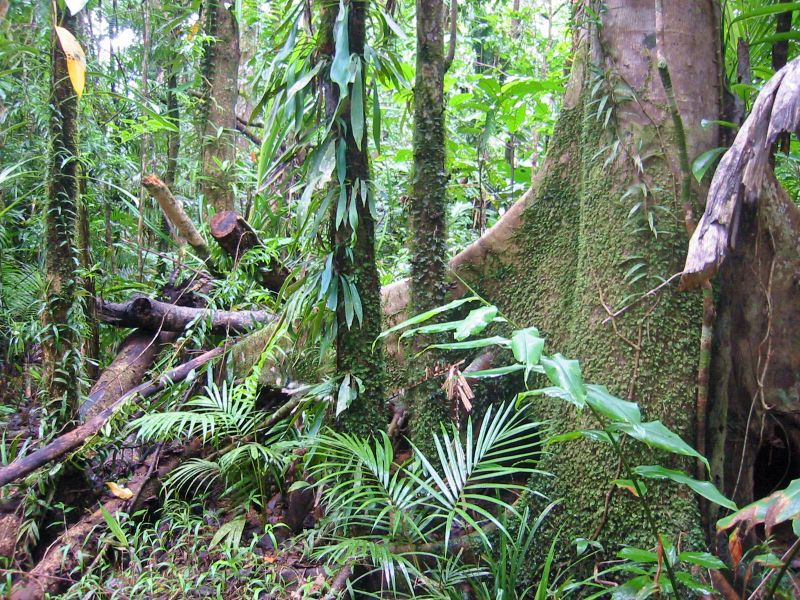
#> input picture 0.basics/images/image_in_image/Rainforest.png, 800 x 600 px
$ python opencv.py
#> lines starting #> are read from the running program, lines starting #| are printed output that depends on the picture; long printed decimals are rounded
import cv2


def get_coords_in_image(name_outer: str, name_inner: str) -> tuple[int, int] | None:
    """Detects the closest thing, even when image is not there."""
#> called with name_outer = 'Rainforest.png', name_inner = 'Yellowing-leaf.png'
    outer = cv2.imread(name_outer)
#> outer is the input picture: shape (600, 800, 3); mean B, G, R 97.7, 122.6, 106.6
    inner = cv2.imread(name_inner)
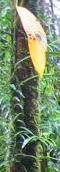
#> input picture 0.basics/images/image_in_image/Yellowing-leaf.png, 60 x 172 px
#> inner is the input picture: shape (172, 60, 3); mean B, G, R 107.8, 138.1, 119

    result = cv2.matchTemplate(outer, inner, cv2.TM_CCOEFF_NORMED)
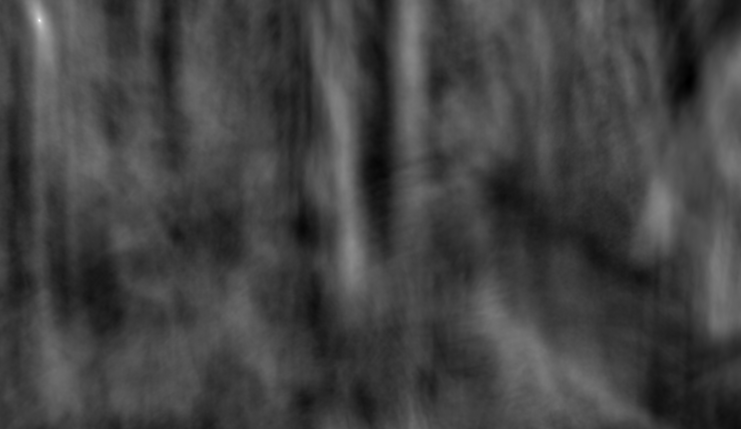
#> result: shape (429, 741) float32; min -0.307, max 1, mean 0.0359; drawn with min black and max white
    min_val, max_val, min_loc, max_loc = cv2.minMaxLoc(result)
#> min_val = -0.307; max_val = 1; min_loc = (688, 81); max_loc = (39, 20)
    print(min_val, max_val, min_loc, max_loc)
#| -0.3073 1 (688, 81) (39, 20)

    return max_loc if max_val > 0.8 else None


def main() -> None:
    print(get_coords_in_image("Rainforest.png", "Yellowing-leaf.png"))
    print(get_coords_in_image("Rainforest.png", "Filtered-Yellowing-leaf.png"))
#> call 2 of get_coords_in_image, with name_outer = 'Rainforest.png', name_inner = 'Filtered-Yellowing-leaf.png'
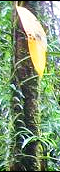
#> input picture 0.basics/images/image_in_image/Filtered-Yellowing-leaf.png, 60 x 172 px
#> in get_coords_in_image, inner is the input picture: shape (172, 60, 3); mean B, G, R 114.9, 148.6, 126.7
#> in get_coords_in_image (call 2), `min_val, max_val, min_loc, max_loc = cv2.minMaxLoc(result)`: min_val = -0.27; max_val = 0.957; min_loc = (689, 80)
#| -0.27 0.9572 (689, 80) (39, 20)
    print(get_coords_in_image("Yellowing-leaf.png", "Filtered-Yellowing-leaf.png"))
#| 0.9572 0.9572 (0, 0) (0, 0)
    print(get_coords_in_image("Rainforest.png", "not-in-pic.png"))
#> call 4 of get_coords_in_image, with name_outer = 'Rainforest.png', name_inner = 'not-in-pic.png'
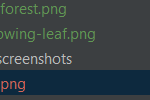
#> input picture 0.basics/images/image_in_image/not-in-pic.png, 150 x 100 px
#> in get_coords_in_image, inner is the input picture: shape (100, 150, 3); mean B, G, R 66.7, 62.4, 52.4
#> in get_coords_in_image (call 4), `result = cv2.matchTemplate(outer, inner, cv2.TM_CCOEFF_NORMED)`:
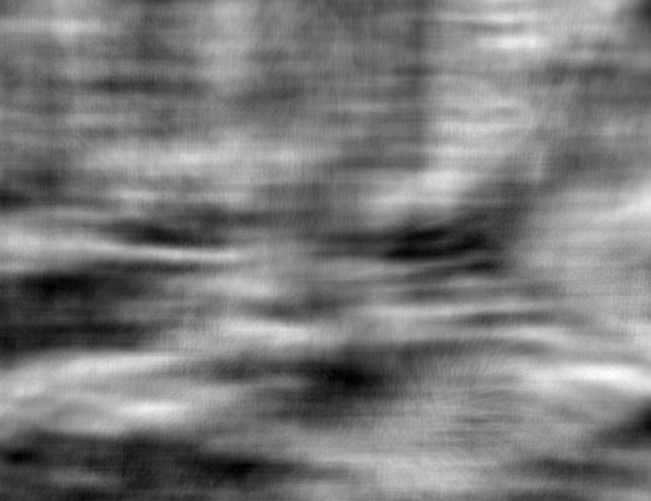
#> result: shape (501, 651) float32; min -0.171, max 0.225, mean 0.0198; drawn with min black and max white
#> in get_coords_in_image (call 4), `min_val, max_val, min_loc, max_loc = cv2.minMaxLoc(result)`: min_val = -0.171; max_val = 0.225; min_loc = (228, 470); max_loc = (612, 374)
#| -0.1709 0.2248 (228, 470) (612, 374)
    print(get_coords_in_image("Rainforest.png", "another-not-in.png"))
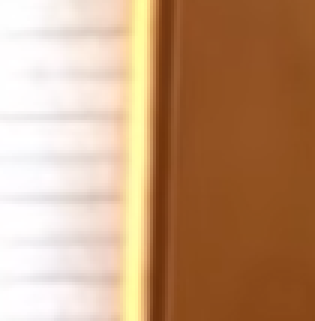
#> input picture 0.basics/images/image_in_image/another-not-in.png, 105 x 107 px (shown 3 times larger)
#> in get_coords_in_image, inner is the input picture: shape (107, 105, 3); mean B, G, R 119.8, 152.3, 191.7
#> in get_coords_in_image (call 5), `result = cv2.matchTemplate(outer, inner, cv2.TM_CCOEFF_NORMED)`:
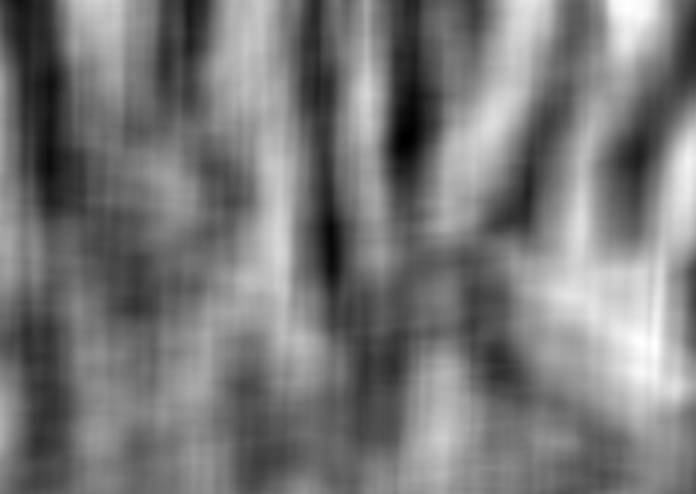
#> result: shape (494, 696) float32; min -0.471, max 0.563, mean 0.0195; drawn with min black and max white
#> in get_coords_in_image (call 5), `min_val, max_val, min_loc, max_loc = cv2.minMaxLoc(result)`: min_val = -0.471; max_val = 0.563; min_loc = (406, 140); max_loc = (642, 342)
#| -0.4709 0.5631 (406, 140) (642, 342)


if __name__ == "__main__":
    main()
